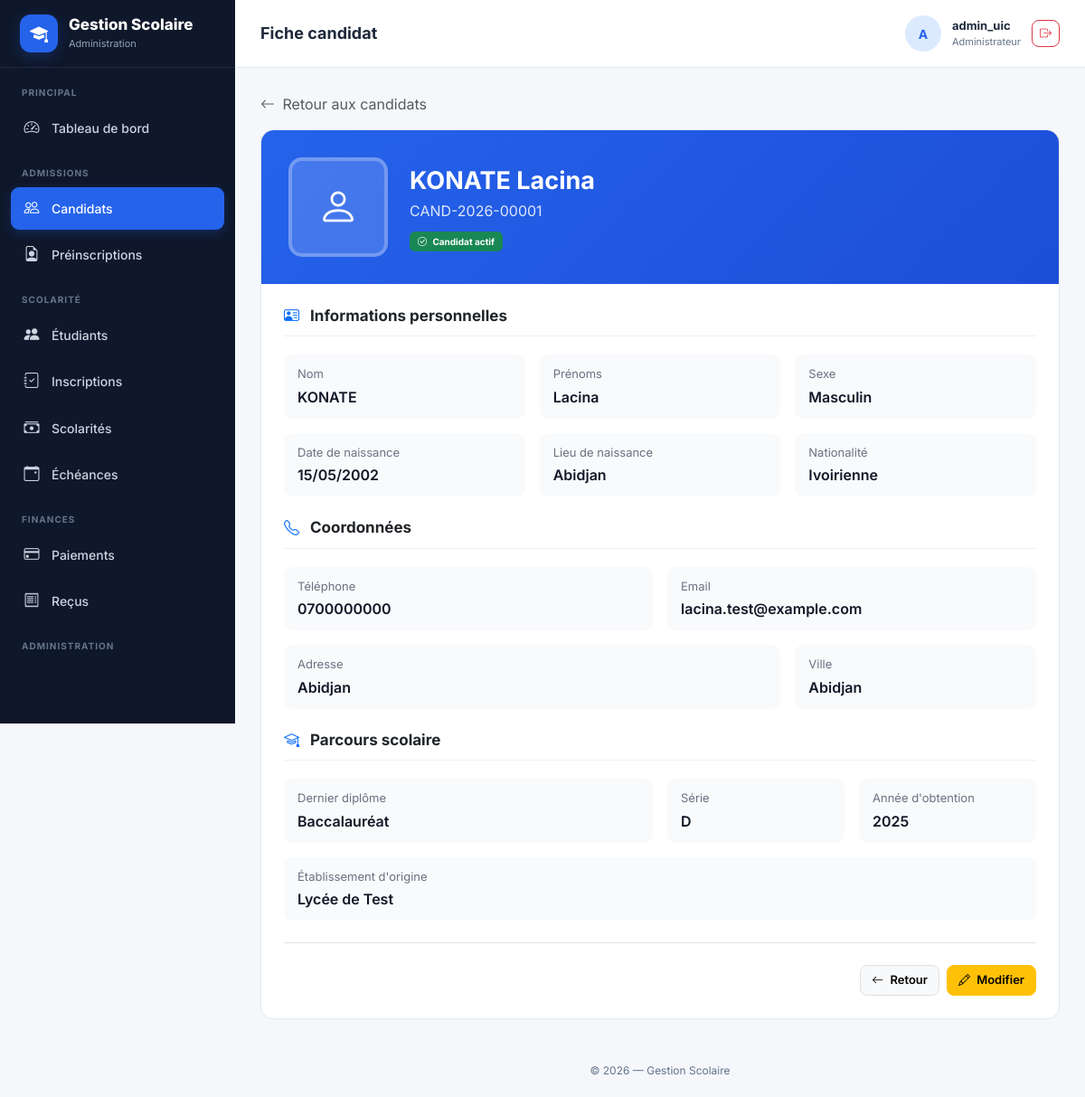
Before: /candidats/1/ (signed in) with the older database file.
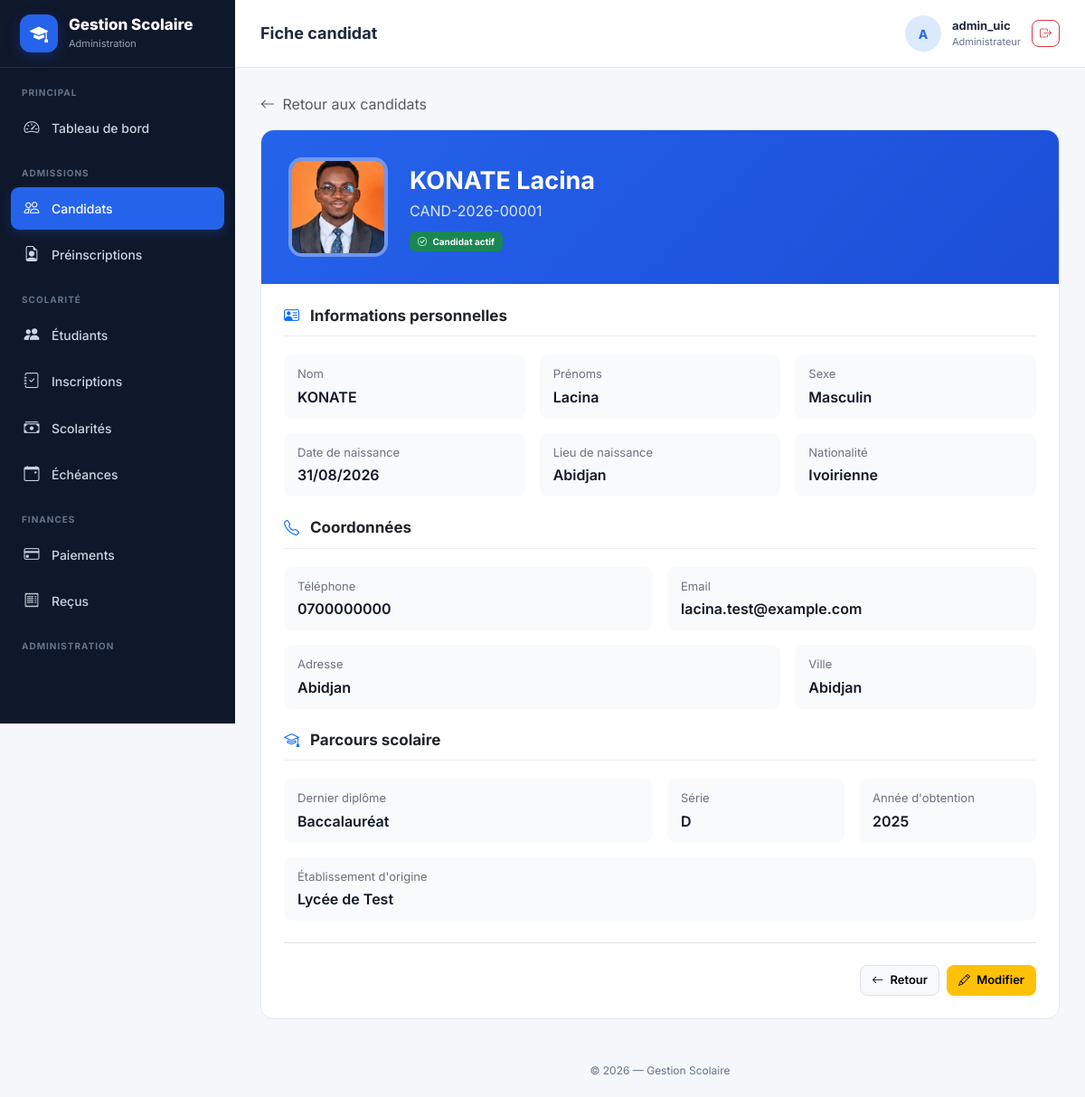
After: the same page with the newer database file.
### gestion/models.py (models this page shows, shortened)
class Candidat(models.Model):
    SEXE_CHOICES = [
        ("M", "Masculin"),
        ("F", "Féminin"),
    ]
    matricule_candidat = models.CharField(
        max_length=30,
        unique=True,
        editable=False,
    )
    nom = models.CharField(
        max_length=100
    )
    prenoms = models.CharField(
        max_length=150
    )
    sexe = models.CharField(
        max_length=1,
        choices=SEXE_CHOICES
    )
    date_naissance = models.DateField()
    lieu_naissance = models.CharField(
        max_length=150
    )
    nationalite = models.CharField(
        max_length=100,
        default="Ivoirienne"
    )
    photo = models.ImageField(
        upload_to="candidats/photos/",
        null=True,
        blank=True,
        validators=[FileExtensionValidator(allowed_extensions=["jpg", "jpeg", "png"])],
    )
    telephone = models.CharField(
        max_length=30
    )
    email = models.EmailField(
        blank=True,
        null=True
    )
    adresse = models.CharField(
        max_length=255,
        blank=True
    )
    ville = models.CharField(
        max_length=100,
        blank=True
    )
    dernier_diplome = models.CharField(
        max_length=150,
        blank=True
    )
    serie_diplome = models.CharField(
        max_length=100,
        blank=True
    )
    annee_obtention = models.PositiveIntegerField(
        null=True,
        blank=True
    )
    etablissement_origine = models.CharField(
        max_length=200,
        blank=True
    )
    date_creation = models.DateTimeField(
        auto_now_add=True
    )
    date_modification = models.DateTimeField(
        auto_now=True
    )
    actif = models.BooleanField(
        default=True
    )
    class Meta:
        verbose_name = "Candidat"
        verbose_name_plural = "Candidats"
        ordering = ["nom", "prenoms"]

### gestion/views.py (the view)
@login_required
@permission_required('gestion.view_candidat', raise_exception=True)
def candidat_detail(request, pk):
    candidat = get_object_or_404(
        Candidat,
        pk=pk
    )
    return render(
        request,
        "gestion/candidats/detail.html",
        {
            "candidat": candidat,
        }
    )

### gestion/templates/gestion/candidats/detail.html (shortened to what the changed rows need)
{% extends "gestion/base.html" %}
{% block page_title %}
    Fiche candidat
{% endblock %}
{% block content %}
<div class="card page-card">
    <div class="profile-header">
        <div class="d-flex flex-wrap align-items-center gap-4">
            {% if candidat.photo %}
                <img
                    src="{{ candidat.photo.url }}"
                    alt="Photo de {{ candidat.nom }}"
                    class="profile-photo"
                >
            {% else %}
                <div class="profile-placeholder">
                    <i class="bi bi-person"></i>
                </div>
            {% endif %}
            <div>
                <div class="profile-name">
                    {{ candidat.nom }}
                    {{ candidat.prenoms }}
                </div>
                <div class="profile-matricule">
                    {{ candidat.matricule_candidat }}
                </div>
                <div class="mt-2">
                    {% if candidat.actif %}
                        <span class="badge bg-success">
                        </span>
                    {% else %}
                        <span class="badge bg-secondary">
                            <i class="bi bi-dash-circle me-1"></i>
                            Candidat inactif
                        </span>
                    {% endif %}
                </div>
            </div>
        </div>
    </div>
    <div class="candidate-section">
        <div class="row g-3 mb-4">
            <div class="col-md-4">
                <div class="info-box">
                    <div class="info-label">
                        Nom
                    </div>
                    <div class="info-value">
                        {{ candidat.nom }}
                    </div>
                </div>
            </div>
            <div class="col-md-4">
                <div class="info-box">
                    <div class="info-label">
                        Prénoms
                    </div>
                    <div class="info-value">
                        {{ candidat.prenoms }}
                    </div>
                </div>
            </div>
            <div class="col-md-4">
                <div class="info-box">
                    <div class="info-label">
                        Sexe
                    </div>
                    <div class="info-value">
                        {{ candidat.get_sexe_display|default:"Non renseigné" }}
                    </div>
                </div>
            </div>
            <div class="col-md-4">
                <div class="info-box">
                    <div class="info-label">
                        Date de naissance
                    </div>
                    <div class="info-value">
                        {{ candidat.date_naissance|date:"d/m/Y"|default:"Non renseignée" }}
                    </div>
                </div>
            </div>
            <div class="col-md-4">
                <div class="info-box">
                    <div class="info-label">
                        Lieu de naissance
                    </div>
                    <div class="info-value">
                        {{ candidat.lieu_naissance|default:"Non renseigné" }}
                    </div>
                </div>
            </div>
            <div class="col-md-4">
                <div class="info-box">
                    <div class="info-label">
                        Nationalité
                    </div>
                    <div class="info-value">
                        {{ candidat.nationalite|default:"Non renseignée" }}
                    </div>
                </div>
            </div>
        </div>
        <div class="row g-3 mb-4">
            <div class="col-md-6">
                <div class="info-box">
                    <div class="info-label">
                        Téléphone
                    </div>
                    <div class="info-value">
                        {{ candidat.telephone|default:"Non renseigné" }}
                    </div>
                </div>
            </div>
            <div class="col-md-6">
                <div class="info-box">
                    <div class="info-label">
                        Email
                    </div>
                    <div class="info-value">
                        {{ candidat.email|default:"Non renseigné" }}
                    </div>
                </div>
            </div>
            <div class="col-md-8">
                <div class="info-box">
                    <div class="info-label">
                        Adresse
                    </div>
                    <div class="info-value">
                        {{ candidat.adresse|default:"Non renseignée" }}
                    </div>
                </div>
            </div>
            <div class="col-md-4">
                <div class="info-box">
                    <div class="info-label">
                        Ville
                    </div>
                    <div class="info-value">
                        {{ candidat.ville|default:"Non renseignée" }}
                    </div>
                </div>
            </div>
        </div>
        <div class="row g-3">
            <div class="col-md-6">
                <div class="info-box">
                    <div class="info-label">
                        Dernier diplôme
                    </div>
                    <div class="info-value">
                        {{ candidat.dernier_diplome|default:"Non renseigné" }}
                    </div>
                </div>
            </div>
            <div class="col-md-3">
                <div class="info-box">
                    <div class="info-label">
                        Série
                    </div>
                    <div class="info-value">
                        {{ candidat.serie_diplome|default:"Non renseignée" }}
                    </div>
                </div>
            </div>
            <div class="col-md-3">
                <div class="info-box">
                    <div class="info-label">
                        Année d'obtention
                    </div>
                    <div class="info-value">
                        {{ candidat.annee_obtention|default:"Non renseignée" }}
                    </div>
                </div>
            </div>
            <div class="col-12">
                <div class="info-box">
                    <div class="info-label">
                        Établissement d'origine
                    </div>
                    <div class="info-value">
                        {{ candidat.etablissement_origine|default:"Non renseigné" }}
                    </div>
                </div>
            </div>
        </div>
    </div>
</div>
{% endblock %}

Changed rows visible on the page:
changed Candidat "KONATE": photo: picture added; date_naissance "15/05/2002" → "31/08/2026"
